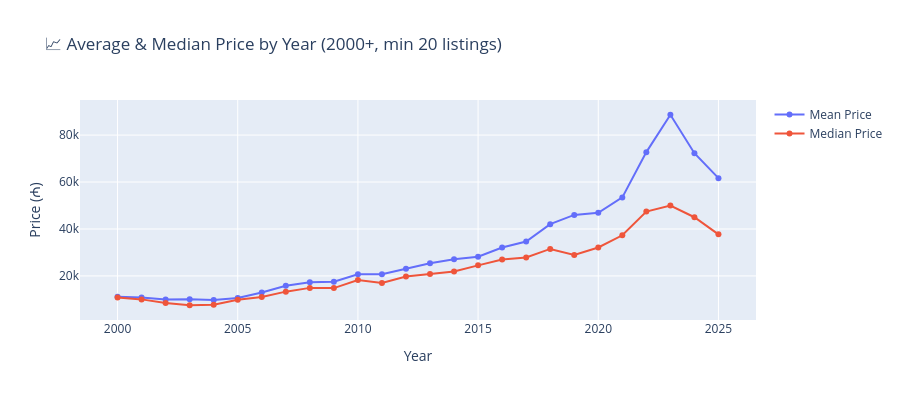

The code cell stored with this chart in its notebook:
### Code cell
# Average price by year
price_by_year = df[df['year_numeric'] >= 2000].groupby('year_numeric')['price_numeric'].agg(['mean', 'median', 'count'])
price_by_year = price_by_year[price_by_year['count'] >= 20]  # At least 20 listings

fig = go.Figure()
fig.add_trace(go.Scatter(x=price_by_year.index, y=price_by_year['mean'], name='Mean Price', mode='lines+markers'))
fig.add_trace(go.Scatter(x=price_by_year.index, y=price_by_year['median'], name='Median Price', mode='lines+markers'))

fig.update_layout(
    title='📈 Average & Median Price by Year (2000+, min 20 listings)',
    xaxis_title='Year',
    yaxis_title='Price (₼)',
    height=400
)
fig.show()

### Figure 1 — Plotly figure (JSON) as saved in the notebook; plotly's stock layout.template omitted (floating-point values rounded to 4 significant figures)
{"data": [{"mode": "lines+markers", "name": "Mean Price", "type": "scatter", "x": [2000, 2001, 2002, 2003, 2004, 2005, 2006, 2007, 2008, 2009, 2010, 2011, 2012, 2013, 2014, 2015, 2016, 2017, 2018, 2019, 2020, 2021, 2022, 2023, 2024, 2025], "y": [11130.0, 10800.0, 9978.0, 10070.0, 9766.0, 10620.0, 12940.0, 15840.0, 17260.0, 17490.0, 20670.0, 20700.0, 23070.0, 25420.0, 27060.0, 28170.0, 32120.0, 34640.0, 42060.0, 45990.0, 46870.0, 53460.0, 72740.0, 88660.0, 72260.0, 61660.0]}, {"mode": "lines+markers", "name": "Median Price", "type": "scatter", "x": [2000, 2001, 2002, 2003, 2004, 2005, 2006, 2007, 2008, 2009, 2010, 2011, 2012, 2013, 2014, 2015, 2016, 2017, 2018, 2019, 2020, 2021, 2022, 2023, 2024, 2025], "y": [10750.0, 10000.0, 8500.0, 7500.0, 7750.0, 9800.0, 11000.0, 13300.0, 14900.0, 14800.0, 18250.0, 17000.0, 19700.0, 20800.0, 21860.0, 24500.0, 27000.0, 27850.0, 31500.0, 28890.0, 32100.0, 37300.0, 47430.0, 50000.0, 45000.0, 37700.0]}], "layout": {"height": 400, "title": {"text": "📈 Average & Median Price by Year (2000+, min 20 listings)"}, "xaxis": {"title": {"text": "Year"}}, "yaxis": {"title": {"text": "Price (₼)"}}}}
